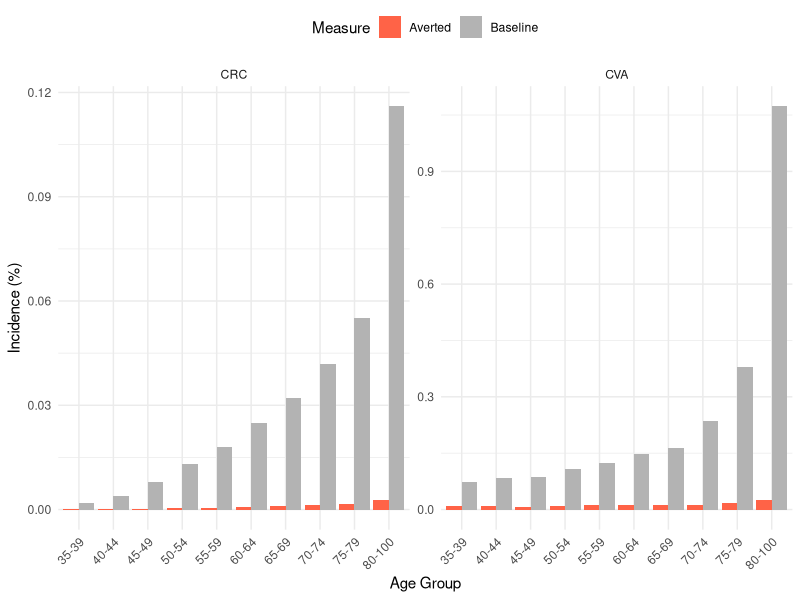
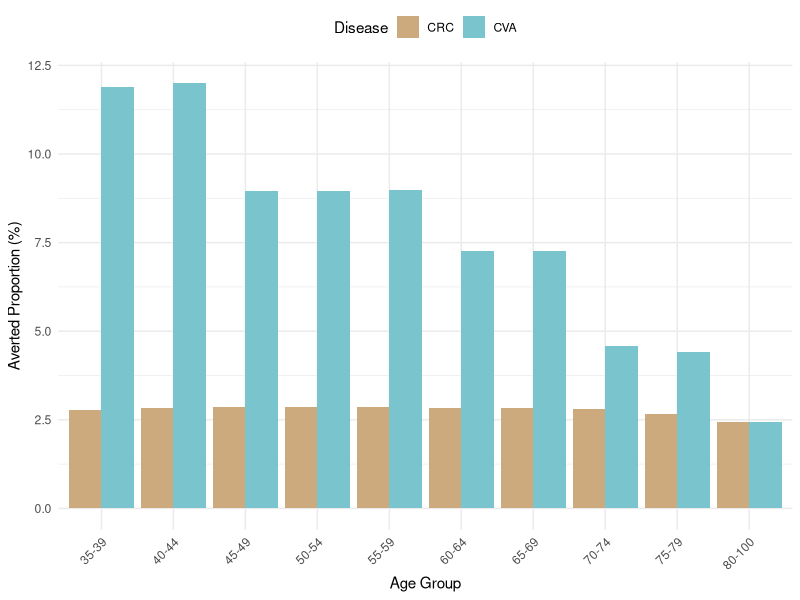
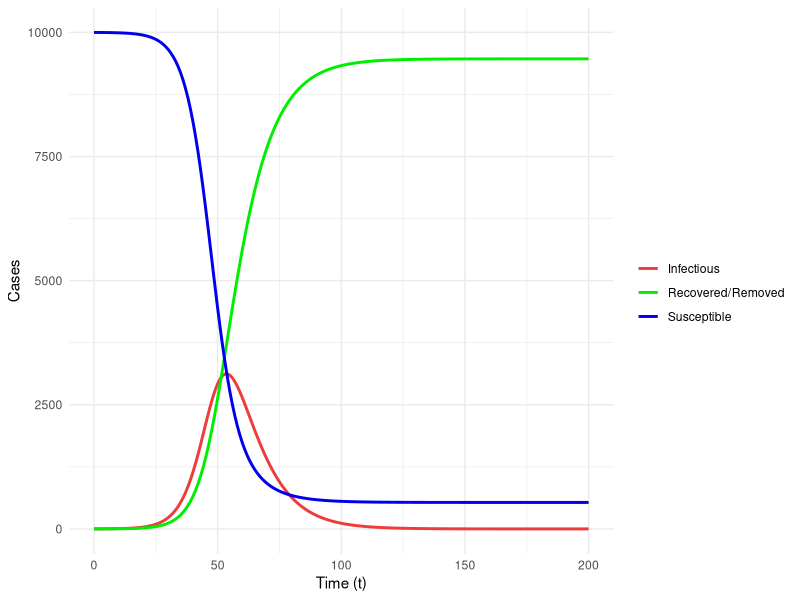
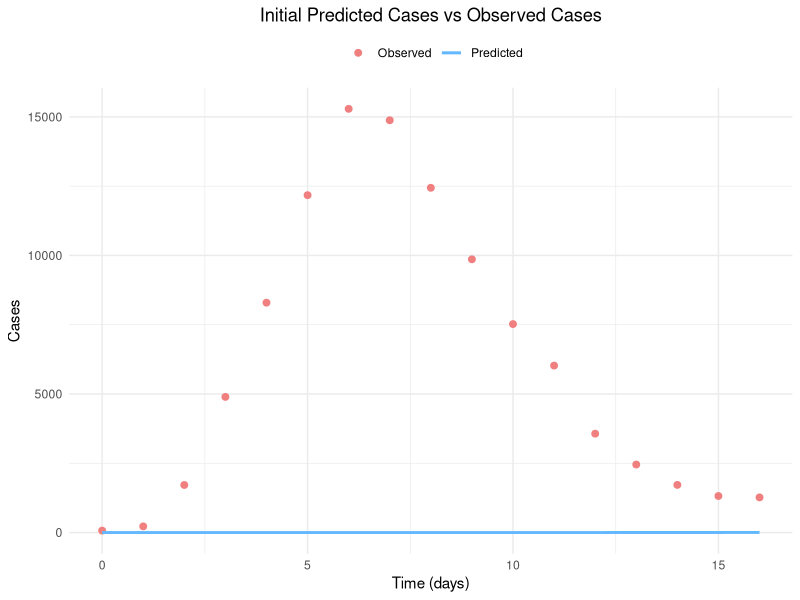
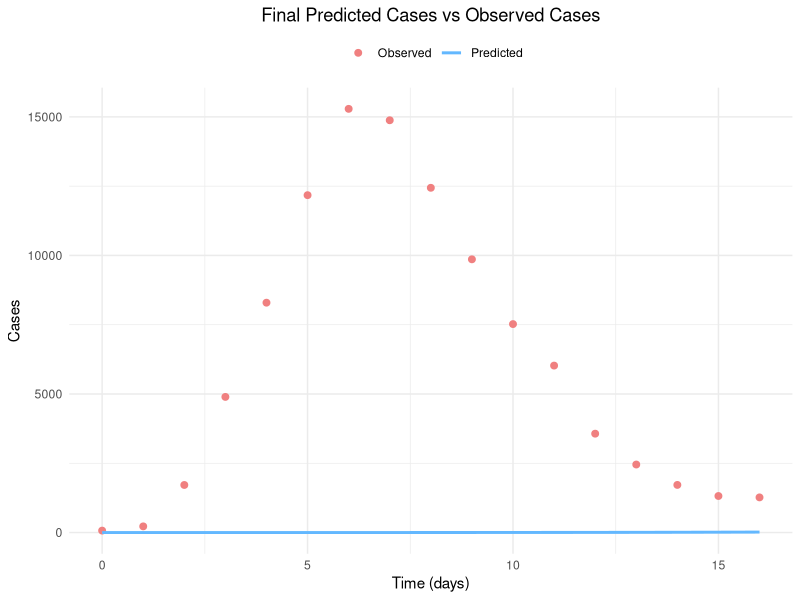
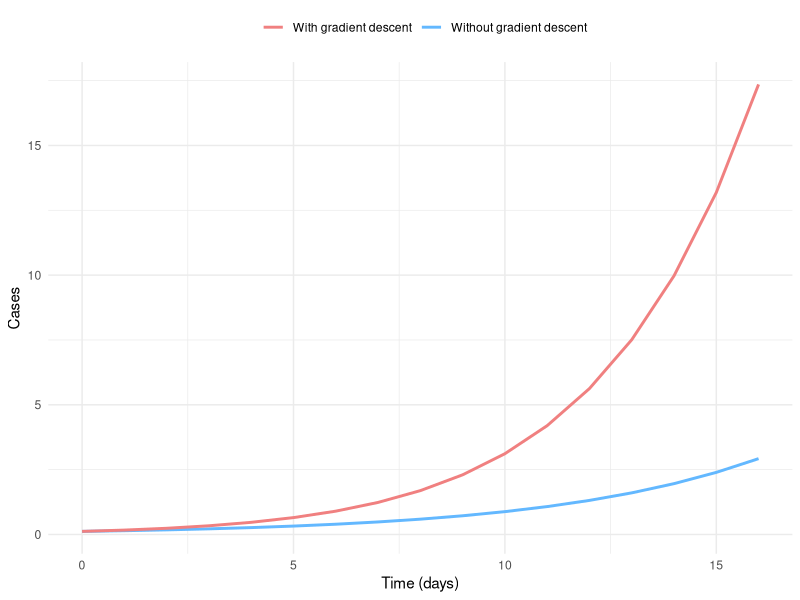
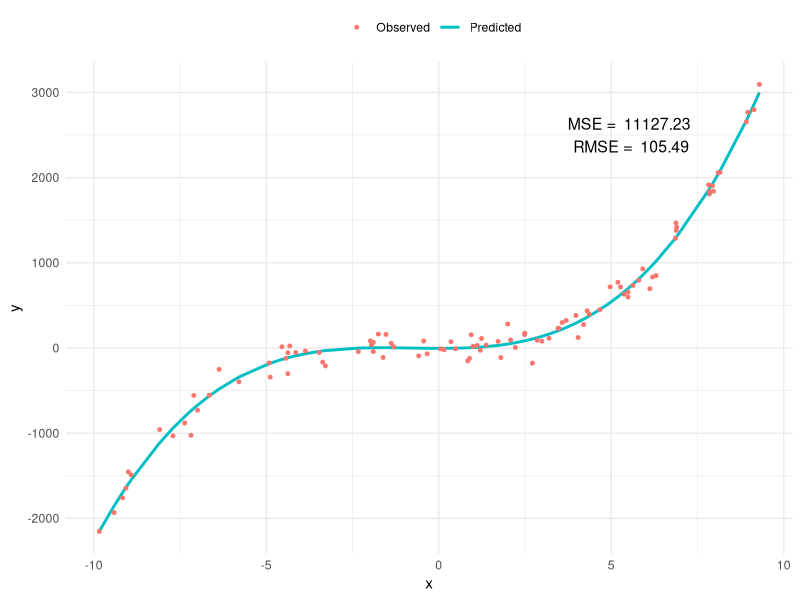
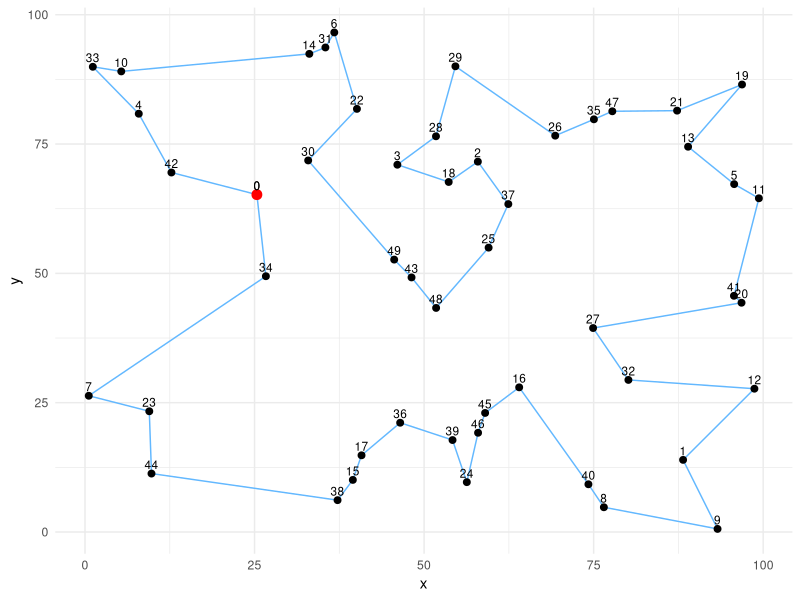

Here is the R script that generated these plots, in order: (Note: this script raises an error after producing the figures.)
## ---- chunk 1
library(ggplot2)
library(dplyr)
library(tidyr)
library(forcats)
## ---- chunk 2
# Data
data1_input <- read.csv("output_data/Q1_input.csv", header = TRUE)
data1_output <- read.csv("output_data/Q1_output.csv", header = TRUE)

head(data1_input)
head(data1_output)

# Merge datasets
data1 <- data1_input|>
  left_join(data1_output, by = "AgeGroup")

# Proportion of baseline and averted cases
data1_propCases <- data1|>
  mutate(CRC_base_pct = (CRC_base / CohortSize),
         CRC_averted_pct = (CRC_averted / CohortSize),
         
         CVA_base_pct = (CVA_base/ CohortSize),
         CVA_averted_pct = (CVA_averted / CohortSize) 
         )|>
  pivot_longer(cols = c(CRC_base_pct, CRC_averted_pct, CVA_base_pct, CVA_averted_pct),
               names_to = "Type",
               values_to = "Incidence")|>
  mutate(Disease = ifelse(grepl("CRC", Type), "CRC", "CVA"),
         Measure = ifelse(grepl("base", Type), "Baseline", "Averted"))|>
  select(AgeGroup, Disease, Measure, Incidence)
head(data1_propCases)

# Proportion of averted cases
data1_propAverted <- data1|>
  mutate(CRC_pct_averted = CRC_averted / CRC_base,
         CVA_pct_averted = CVA_averted / CVA_base)|>
  pivot_longer(cols = c(CRC_pct_averted, CVA_pct_averted),
               names_to = "Type",
               values_to = "Averted_prop")|>
  mutate(Disease = ifelse(grepl("CRC", Type), "CRC", "CVA"))|>
  select(AgeGroup, Disease, Averted_prop)
head(data1_propAverted)
## ---- chunk 3
# Plot: Incidence
ggplot(data1_propCases, aes(x = AgeGroup, y = Incidence, fill = Measure))+
  geom_bar(stat = "identity", position = "dodge")+
  facet_wrap(~Disease, scales = "free_y")+
  scale_y_continuous(labels = scales::label_number(scale = 100))+
  scale_fill_manual(values = c("Baseline" = "grey70",
                               "Averted" = "#FF6347"))+
  labs(x = "Age Group",
       y = "Incidence (%)")+
  theme_minimal()+
  theme(legend.position = "top",
        axis.text.x = element_text(angle = 45, hjust = 1))

# Plot: Averted proportion
ggplot(data1_propAverted, aes(x = AgeGroup, y = Averted_prop, fill = Disease))+
  geom_bar(stat = "identity", position = "dodge")+
  scale_y_continuous(labels = scales::label_number(scale = 100))+
  scale_fill_manual(values = c("CRC" = "#CDAA7D",
                               "CVA" = "#7AC5CD"))+
  labs(x = "Age Group",
       y = "Averted Proportion (%)",
       fill = "Disease")+
  theme_minimal()+
  theme(legend.position = "top",
        axis.text.x = element_text(angle = 45, hjust = 1))
## ---- chunk 4
# Load data
data2c <- read.csv("output_data/Q2c.csv", header = TRUE)
head(data2c)

# Convert to long format
data2c_long <- data2c|>
  pivot_longer(cols = c(S, I, R),
               names_to = "Compartments",
               values_to = "Value")
head(data2c_long)

# Plot
ggplot(data2c_long, aes(x = t, y = Value, colour = Compartments))+
  geom_line(size = 1)+
  scale_colour_manual(values = c("S" = "#0000EE",
                                 "I" = "#EE3B3B",
                                 "R" = "#00EE00"),
                      labels = c("S" = "Susceptible",
                                 "I" = "Infectious",
                                 "R" = "Recovered/Removed"))+
  labs(
    x = "Time (t)",
    y = "Cases",
    colour = "",
  )+
  theme_minimal()
## ---- chunk 5
# Read data
data6b <- read.csv("output_data/Q6b.csv", header = TRUE) # simulated (predicted)
head(data6b)

# Plot
ggplot(data6b, aes(x = t_day)) +
  geom_point(aes(y = case_obs, colour = "Observed"), size = 2)+
  geom_line(aes(y = case_pred, colour = "Predicted"), size = 1)+
  scale_colour_manual(values = c("Observed" = "lightcoral", 
                                "Predicted" = "steelblue1"))+
  labs(
    title = "Initial Predicted Cases vs Observed Cases",
    x = "Time (days)",
    y = "Cases",
    color = ""
  )+
  theme_minimal()+
  theme(
    legend.position = "top",
    plot.title = element_text(hjust = 0.5)
  )
## ---- chunk 6
data6e <- read.csv("output_data/Q6e.csv", header = TRUE)
head(data6e)

# Plot
ggplot(data6e, aes(x = t_day))+
  geom_point(aes(y = case_obs, colour = "Observed"), size = 2)+
  geom_line(aes(y = case_pred, colour = "Predicted"), size = 1)+
  scale_colour_manual(values = c("Observed" = "lightcoral",
                                 "Predicted" = "steelblue1"))+
  labs(
    title = "Final Predicted Cases vs Observed Cases",
    x = "Time (days)",
    y = "Cases",
    colour = ""
  )+
  theme_minimal()+
  theme(
    legend.position = "top",
    plot.title = element_text(hjust = 0.5)
  )
## ---- chunk 7
 data6_combined <- data6b|>
  rename(case_initial = case_pred)|>
  left_join(data6e|>
              select(t_day, case_pred)|>
              rename(case_final = case_pred),
            by = "t_day")
head(data6_combined)

# Plot
ggplot(data6_combined, aes(x = t_day))+
  geom_line(aes(y = case_initial, colour = "Without gradient descent"), size = 1)+
  geom_line(aes(y = case_final, colour = "With gradient descent"), size = 1)+
  scale_colour_manual(values = c("Without gradient descent" = "steelblue1",
                                 "With gradient descent" = "lightcoral"))+
  labs(
    x = "Time (days)",
    y = "Cases",
    colour = ""
  )+
  theme_minimal()+
  theme(
    legend.position = "top"
  )
## ---- chunk 8
# Data
data7 <- read.csv("output_data/Q7a.csv", header = TRUE)
head(data7)

# Check range
range <- max(data7$y_true) - min(data7$y_true)
cat("Predicted case range:", range, "\n")

# Compute RMSE and relative error
mse <- 11127.234330729083
rmse <- sqrt(mse)
relative_error = rmse/range
cat("Relative error", relative_error)

# Plot
ggplot(data7, aes(x = x))+
  geom_line(aes(y = y_pred, colour = "Predicted"), size = 1)+
  geom_point(aes(y = y_true, colour = "Observed"), size = 1)+
  labs(
    x = "x",
    y = "y",
    colour = ""
  )+
  annotate(
    "text",
    x = max(data7$x)*0.6,
    y = 2500,
    label = paste("MSE = ", round(mse, 2), "\nRMSE = ", round(rmse, 2)),
    size = 4
  )+
  theme_minimal()+
  theme(legend.position = "top")
## ---- chunk 9
# Data
data8a <- read.csv("output_data/Q8.csv")
head(data8a)

# Plot
ggplot(data8a, aes(x = x, y = y)) +
  geom_path(colour = "steelblue1") +
  geom_point(size = 2) +
  annotate("point", x = data8a$x[1], y = data8a$y[1],
           colour = "red", size = 3)+
  geom_text(aes(label = City), vjust = -0.5, size = 3)+
  theme_minimal()
## ---- chunk 10
# Data
data9a <- read.csv("output_data/Q9a.csv", header = TRUE)
table(data9a$Country)

data9a_sampled <- data9a|>
  count(Country)|>
  mutate(prop_simulated = n/sum(n))|>
  select(-n)
head(data9a_sampled)

# Empirical data
data_emp <- data.frame(
  Country = c("Nigeria","Ethiopia","Egypt","DRC","Tanzania", "South Africa","Kenya","Sudan","Uganda","Algeria"),
  Count = c(228,129,115,106,67,63,55,50,49,46)
)
data_emp$prop_org <- data_emp$Count/sum(data_emp$Count) # compute probability
head(data_emp)

# Merge datasets
data9a_comb <- data9a_sampled|>
  left_join(data_emp|>
              dplyr::select(Country, prop_org),
            by = "Country")|>
  pivot_longer(cols = c(prop_simulated, prop_org),
               names_to = "Type",
               values_to = "Value")
head(data9a_comb)

# Plot
ggplot(data9a_comb, aes(x = reorder(Country, Value), y = Value, fill = Type))+
  geom_bar(stat = "identity", position = "dodge")+
  scale_fill_manual(values = c("prop_simulated" = "#87CEFF",
                               "prop_org" = "grey70"),
                    labels = c("Sampled", "Original"))+
  labs(x = "Country",
       y = "Proportion",
       fill = "")+
  theme_minimal()+
  theme(legend.position = "top")
## ---- chunk 11
# Data
data9b <- read.csv("output_data/Q9b.csv", header = TRUE)
head(data9b)

# Plot

# binomial mean = (number or trials)*(probability of success)
mu <- 1e6*0.01
# binomial variance = np(1-p)
sigma <- sqrt(1e6 * 0.01 * (1 - 0.01)) 

ggplot(data9b, aes(x = x))+
  geom_histogram(aes(y = after_stat(density)),
                 bins = 30,
                 fill = "lightgrey",
                 colour = "black")+
  geom_density(aes(colour = "Estimated density"),
               linewidth = 1,
               key_glyph = "path")+
  stat_function(aes(colour = "Normal approximation"),
                fun = dnorm,
                args = list(mean = mu, sd = sigma),
                linewidth = 1)+
  scale_colour_manual(values = c("Estimated density" = "blue",
                                 "Normal approximation" = "red"))+
  labs(x = "x",
       y = "Density",
       colour = "")+
  theme_minimal()+
  theme(legend.position = "top")
## ---- chunk 12
# Data
data9b_gamma <- read.csv("output_data/Q9b_gamma.csv", header = TRUE)
head(data9b_gamma)

# Plot

# binomial mean = (number or trials)*(probability of success)
mu <- 1e6*0.01
# binomial variance = np(1-p)
sigma <- sqrt(1e6 * 0.01 * (1 - 0.01)) 

ggplot(data9b_gamma, aes(x = x))+
  geom_histogram(aes(y = after_stat(density)),
                 bins = 30,
                 fill = "lightgrey",
                 colour = "black")+
  geom_density(aes(colour = "Estimated density"),
               linewidth = 1,
               key_glyph = "path")+
  stat_function(aes(colour = "Normal approximation"),
                fun = dnorm,
                args = list(mean = mu, sd = sigma),
                linewidth = 1)+
  scale_colour_manual(values = c("Estimated density" = "blue",
                                 "Normal approximation" = "red"))+
  labs(x = "x",
       y = "Density",
       colour = "")+
  theme_minimal()+
  theme(legend.position = "top")
## ---- chunk 13
# Data
data9c <- read.csv("output_data/Q9c.csv", header = TRUE)
head(data9c)

# Plot
ggplot(data9c, aes(x = x))+
  geom_histogram(aes(y = after_stat(density)),
                 bins = 30,
                 fill = "lightgrey",
                 colour = "black")+
  geom_density(aes(colour = "Estimated density"),
               linewidth = 1,
               key_glyph = "path")+
  stat_function(aes(colour = "Theoretical Beta density"),
                fun = dbeta,
                args = list(shape1 = 9, shape2 = 3),
                linewidth = 1)+
  scale_colour_manual(values = c("Estimated density" = "blue",
                                 "Theoretical Beta density" = "red"))+
  labs(x = "x",
       y = "Density",
       colour = "")+
  theme_minimal()+
  theme(legend.position = "top")
## ---- chunk 14
# Data
data9d <- read.csv("output_data/Q9d.csv", header = TRUE)
head(data9d)

# Plot
z <- integrate(function(x) 5*cos(x^2) - 2*x + 25, lower = -10, upper = 10)$value

ggplot(data9d, aes(x = x))+
  geom_histogram(aes(y = after_stat(density)),
                 bins = 30,
                 fill = "lightgrey",
                 colour = "black")+
  geom_density(aes(colour = "Estimated density"),
               linewidth = 1, fill = NA,
               key_glyph = "path")+
  stat_function(aes(colour = "Normalised target density"),
                fun = function(x) (5*cos(x^2) - 2*x + 25)/z,
                linewidth = 1)+
  scale_colour_manual(values = c("Estimated density" = "blue",
                                 "Normalised target density" = "red"))+
  labs(x = "x",
       y = "Density",
       colour = "")+
  theme_minimal()+
  theme(legend.position = "top")
## ---- chunk 15
# Data
data9e <- read.csv("output_data/Q9e.csv")
head(data9e)

# Plot A
ggplot(data9e, aes(x = A))+
  geom_histogram(aes(y = after_stat(density)),
                 bins = 30,
                 fill = "lightgrey",
                 colour = "black")+
  geom_density(aes(colour = "Estimated density"),
               key_glyph = "path")+
  scale_colour_manual(values = c("Estimated density" = "blue"))+
  labs(x = "A", y = "Density", colour = "")+
  theme_minimal()+
  theme(legend.position = "top")

# Plot B
ggplot(data9e, aes(x = B))+
  geom_histogram(aes(y = after_stat(density)),
                 bins = 30,
                 fill = "lightgrey",
                 colour = "black")+
  geom_density(aes(colour = "Estimated density"),
               key_glyph = "path")+
  scale_colour_manual(values = c("Estimated density" = "blue"))+
  labs(x = "B", y = "Density", colour = "")+
  theme_minimal()+
  theme(legend.position = "top")

# Scatterplot
rho_val <- round(cor(data9e$A, data9e$B), 3)

ggplot(data9e, aes(x = A, y = B))+
  geom_point(alpha = 0.5, colour = "steelblue1")+
  geom_smooth(method = "lm",
              se = FALSE,
              aes(colour = "Regression line"),
              linewidth = 1)+
  scale_colour_manual(values = c("Regression line" = "red"))+
  labs(x = "A", y = "B", colour = "")+
  annotate("text",
           x = quantile(data9e$A, 0.05),,
           y = quantile(data9e$B, 0.95),
           label = as.expression(bquote(rho == .(rho_val))),
           hjust = 0,
           vjust = 1)+
  theme_minimal()+
  theme(legend.position = "top")
